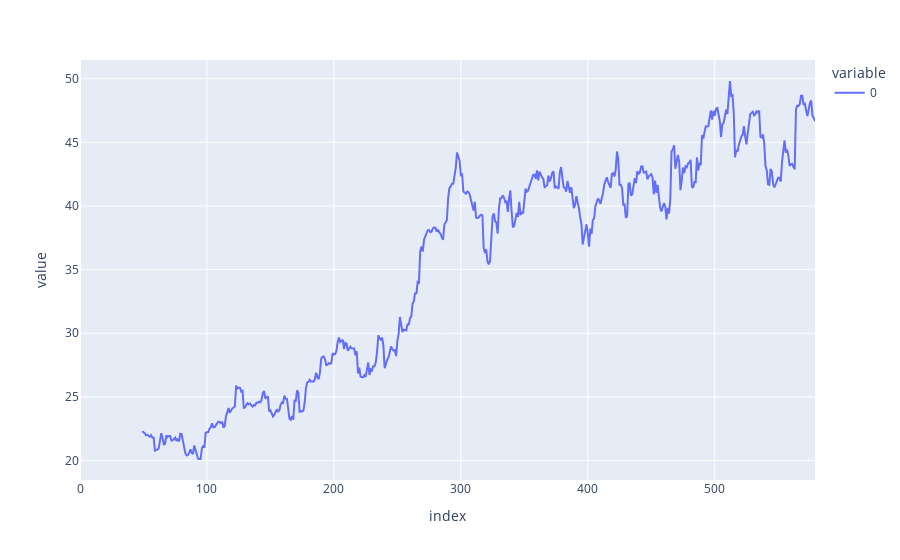

Notebook code for this chart:
### Code cell
import plotly.express as px
px.line(df['r'].rolling(window=50).mean().values).show()

### Figure 1 — Plotly figure (JSON) as saved in the notebook; plotly's stock layout.template omitted (floating-point values rounded to 4 significant figures; data arrays with more than 128 entries replaced by an {"elided": "..."} marker saying what was removed)
{"data": [{"hovertemplate": "variable=0<br>index=%{x}<br>value=%{y}<extra></extra>", "legendgroup": "0", "line": {"color": "#636efa", "dash": "solid"}, "marker": {"symbol": "circle"}, "mode": "lines", "name": "0", "orientation": "v", "showlegend": true, "type": "scatter", "x": {"elided": "580 int values"}, "xaxis": "x", "y": {"elided": "580 float values"}, "yaxis": "y"}], "layout": {"autosize": true, "legend": {"title": {"text": "variable"}, "tracegroupgap": 0}, "margin": {"t": 60}, "xaxis": {"anchor": "y", "autorange": true, "domain": [0, 1], "range": [0, 579], "title": {"text": "index"}, "type": "linear"}, "yaxis": {"anchor": "x", "autorange": true, "domain": [0, 1], "range": [18.47, 51.47], "title": {"text": "value"}, "type": "linear"}}}
